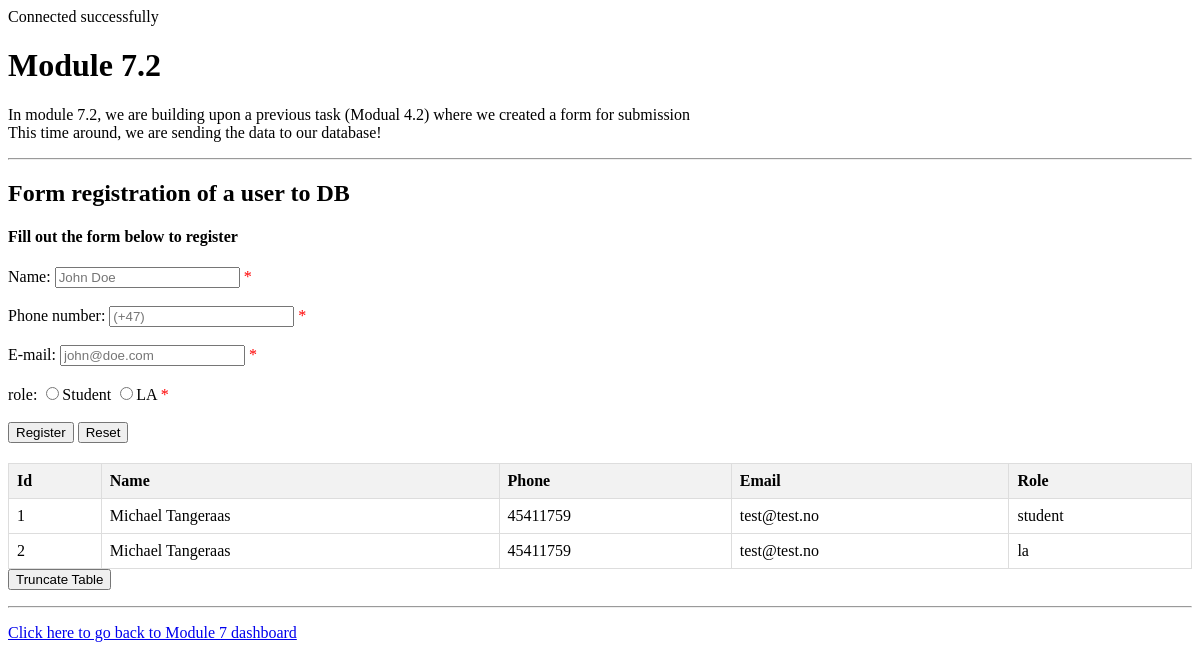
Page /modules/module7_2.php on the committed database.
### tables this page shows
CREATE TABLE `guidance_users` (
  `id` int(11) NOT NULL,
  `name` varchar(255) NOT NULL,
  `phone` int(8) NOT NULL,
  `email` varchar(255) NOT NULL,
  `role` enum('student','la') NOT NULL
);

### modules/module7_2.php (the view, shortened to what this page needs)
<?php
$servername = "localhost";
$username = "root";
$password = "";
$dbname = "is115_module";
try {
    $conn = new PDO("mysql:host=$servername;dbname=$dbname", $username, $password);
    $conn->setAttribute(PDO::ATTR_ERRMODE, PDO::ERRMODE_EXCEPTION);
} catch (PDOException $e) {
    echo "Connection failed: " . $e->getMessage();
}
$nameErr = $phoneErr = $emailErr = $roleErr = "";
?>
<!DOCTYPE html>
<html lang="en">
<head>
</head>
<body>
    <h1>Module 7.2</h1>
    <p>In module 7.2, we are building upon a previous task (Modual 4.2) where we created a form for submission
        <br />
        This time around, we are sending the data to our database!
    </p>
    <hr />
    <h2>Form registration of a user to DB</h2>
    <h4>Fill out the form below to register</h4>
    <form method="post" action="">
        Name: <input type="text" name="name" placeholder="John Doe">
        <span class="error" style="color: red;">* <?php echo $nameErr; ?></span>
        <br><br>
        Phone number:
        <input type="number" name="phone" placeholder="(+47)">
        <span class="error" style="color: red;">* <?php echo $phoneErr; ?></span>
        <br><br>
        E-mail:
        <input type="text" name="email" placeholder="john@doe.com">
        <span class="error" style="color: red;">* <?php echo $emailErr; ?></span>
        <br><br>
        role:
        <input type="radio" name="role" value="student">Student
        <input type="radio" name="role" value="la">LA
        <span class="error" style="color: red;">* <?php echo $roleErr; ?></span>
        <br><br>
        <input type="submit" name="register" value="Register">
        <input type="reset" value="Reset">
    </form>
    <?php
    $sql = $conn->prepare("SELECT * FROM guidance_users");
    $sql->execute();
    $result = $sql->fetchAll(PDO::FETCH_ASSOC);
    if (count($result) > 0) {
        echo '<table>';
        echo '<tr>';
        foreach ($result[0] as $key => $value) {
            echo '<th>' . ucfirst($key) . '</th>';
        }
        echo '</tr>';
        foreach ($result as $row) {
            echo '<tr>';
            foreach ($row as $key => $value) {
                echo '<td>' . $value . '</td>';
            }
            echo '</tr>';
        }
        echo '</table>';
        echo '<form method="post" action="">
        <input type="submit" name="truncate" value="Truncate Table">
        </form>';
    } else {
        echo '<h2>No Registered Users</h2>';
    }
    ?>
    <hr />
    <p><a href="../">Click here to go back to Module 7 dashboard</a></p>
</body>
</html>

### modules/module7_2.php (style rules this page uses)
table { border-collapse: collapse; width: 100%; margin-top: 20px; }
th, td { border: 1px solid #dddddd; text-align: left; padding: 8px; }
th { background-color: #f2f2f2; }

### rows in the picture
guidance_users: id "1", name "Michael Tangeraas", phone "45411759", email "test@test.no", role "student"
guidance_users: id "2", name "Michael Tangeraas", phone "45411759", email "test@test.no", role "la"

### other values in the picture
$key "Id"
$key "Name"
$key "Phone"
$key "Email"
$key "Role"
